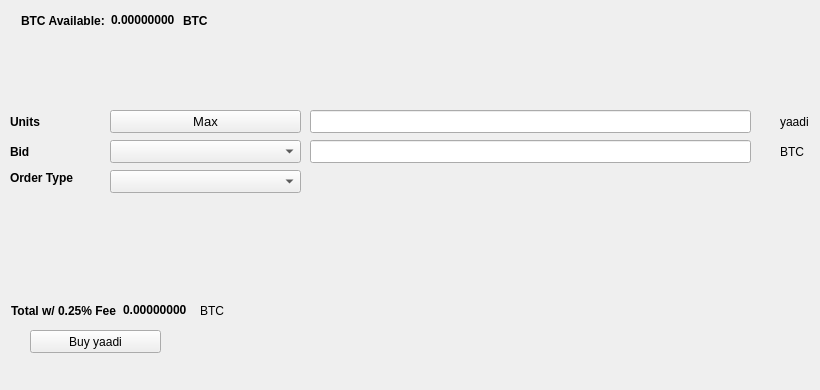
   <widget class="QWidget" name="BuyTab">
    <attribute name="title">
     <string>Buy</string>
    </attribute>
    <widget class="QPushButton" name="BuyECA">
     <property name="geometry">
      <rect>
       <x>30</x>
       <y>330</y>
       <width>131</width>
       <height>23</height>
      </rect>
     </property>
     <property name="text">
      <string>Buy yaadi</string>
     </property>
     <property name="icon">
      <iconset resource="../yaadi.qrc">
       <normaloff>:/icons/bitcoin</normaloff>:/icons/bitcoin</iconset>
     </property>
    </widget>
    <widget class="QLabel" name="label_3">
     <property name="geometry">
      <rect>
       <x>10</x>
       <y>110</y>
       <width>46</width>
       <height>23</height>
      </rect>
     </property>
     <property name="font">
      <font>
       <weight>75</weight>
       <bold>true</bold>
      </font>
     </property>
     <property name="text">
      <string>Units</string>
     </property>
    </widget>
    <widget class="QLineEdit" name="UnitsInput">
     <property name="geometry">
      <rect>
       <x>310</x>
       <y>110</y>
       <width>441</width>
       <height>23</height>
      </rect>
     </property>
     <property name="font">
      <font>
       <pointsize>9</pointsize>
       <weight>75</weight>
       <bold>true</bold>
      </font>
     </property>
    </widget>
    <widget class="QLineEdit" name="BuyBidPriceEdit">
     <property name="geometry">
      <rect>
       <x>310</x>
       <y>140</y>
       <width>441</width>
       <height>23</height>
      </rect>
     </property>
     <property name="font">
      <font>
       <pointsize>9</pointsize>
       <weight>75</weight>
       <bold>true</bold>
      </font>
     </property>
    </widget>
    <widget class="QLabel" name="label_4">
     <property name="geometry">
      <rect>
       <x>780</x>
       <y>110</y>
       <width>31</width>
       <height>23</height>
      </rect>
     </property>
     <property name="text">
      <string>yaadi</string>
     </property>
    </widget>
    <widget class="QLabel" name="label_5">
     <property name="geometry">
      <rect>
       <x>780</x>
       <y>140</y>
       <width>31</width>
       <height>23</height>
      </rect>
     </property>
     <property name="text">
      <string>BTC</string>
     </property>
    </widget>
    <widget class="QLabel" name="label_6">
     <property name="geometry">
      <rect>
       <x>10</x>
       <y>140</y>
       <width>46</width>
       <height>23</height>
      </rect>
     </property>
     <property name="font">
      <font>
       <weight>75</weight>
       <bold>true</bold>
      </font>
     </property>
     <property name="text">
      <string>Bid</string>
     </property>
    </widget>
    <widget class="QLabel" name="label_7">
     <property name="geometry">
      <rect>
       <x>10</x>
       <y>170</y>
       <width>91</width>
       <height>16</height>
      </rect>
     </property>
     <property name="font">
      <font>
       <weight>75</weight>
       <bold>true</bold>
      </font>
     </property>
     <property name="text">
      <string>Order Type</string>
     </property>
    </widget>
    <widget class="QPushButton" name="Buy_Max_Amount">
     <property name="geometry">
      <rect>
       <x>110</x>
       <y>110</y>
       <width>191</width>
       <height>23</height>
      </rect>
     </property>
     <property name="font">
      <font>
       <pointsize>10</pointsize>
      </font>
     </property>
     <property name="text">
      <string>Max</string>
     </property>
    </widget>
    <widget class="QComboBox" name="BuyBidcomboBox">
     <property name="geometry">
      <rect>
       <x>110</x>
       <y>140</y>
       <width>191</width>
       <height>23</height>
      </rect>
     </property>
     <property name="font">
      <font>
       <pointsize>10</pointsize>
      </font>
     </property>
    </widget>
    <widget class="QComboBox" name="buyOrdertypeCombo">
     <property name="geometry">
      <rect>
       <x>110</x>
       <y>170</y>
       <width>191</width>
       <height>23</height>
      </rect>
     </property>
     <property name="font">
      <font>
       <pointsize>10</pointsize>
      </font>
     </property>
    </widget>
    <widget class="QWidget" name="layoutWidget1">
     <property name="geometry">
      <rect>
       <x>21</x>
       <y>11</y>
       <width>227</width>
       <height>19</height>
      </rect>
     </property>
     <layout class="QHBoxLayout" name="horizontalLayout_3">
      <item>
       <widget class="QLabel" name="label232">
        <property name="font">
         <font>
          <weight>75</weight>
          <bold>true</bold>
         </font>
        </property>
        <property name="text">
         <string>BTC Available:</string>
        </property>
       </widget>
      </item>
      <item>
       <widget class="QLabel" name="BtcAvailableLbl">
        <property name="palette">
         <palette>
          <active>
           <colorrole role="WindowText">
            <brush brushstyle="SolidPattern">
             <color alpha="255">
              <red>0</red>
              <green>0</green>
              <blue>0</blue>
             </color>
            </brush>
           </colorrole>
           <colorrole role="Button">
            <brush brushstyle="SolidPattern">
             <color alpha="255">
              <red>0</red>
              <green>170</green>
              <blue>0</blue>
             </color>
            </brush>
           </colorrole>
           <colorrole role="Light">
            <brush brushstyle="SolidPattern">
             <color alpha="255">
              <red>0</red>
              <green>255</green>
              <blue>0</blue>
             </color>
            </brush>
           </colorrole>
           <colorrole role="Midlight">
            <brush brushstyle="SolidPattern">
             <color alpha="255">
              <red>0</red>
              <green>212</green>
              <blue>0</blue>
             </color>
            </brush>
           </colorrole>
           <colorrole role="Dark">
            <brush brushstyle="SolidPattern">
             <color alpha="255">
              <red>0</red>
              <green>85</green>
              <blue>0</blue>
             </color>
            </brush>
           </colorrole>
           <colorrole role="Mid">
            <brush brushstyle="SolidPattern">
             <color alpha="255">
              <red>0</red>
              <green>113</green>
              <blue>0</blue>
             </color>
            </brush>
           </colorrole>
           <colorrole role="Text">
            <brush brushstyle="SolidPattern">
             <color alpha="255">
              <red>0</red>
              <green>170</green>
              <blue>0</blue>
             </color>
            </brush>
           </colorrole>
           <colorrole role="BrightText">
            <brush brushstyle="SolidPattern">
             <color alpha="255">
              <red>255</red>
              <green>255</green>
              <blue>255</blue>
             </color>
            </brush>
           </colorrole>
           <colorrole role="ButtonText">
            <brush brushstyle="SolidPattern">
             <color alpha="255">
              <red>0</red>
              <green>0</green>
              <blue>0</blue>
             </color>
            </brush>
           </colorrole>
           <colorrole role="Base">
            <brush brushstyle="SolidPattern">
             <color alpha="255">
              <red>255</red>
              <green>255</green>
              <blue>255</blue>
             </color>
            </brush>
           </colorrole>
           <colorrole role="Window">
            <brush brushstyle="SolidPattern">
             <color alpha="255">
              <red>0</red>
              <green>170</green>
              <blue>0</blue>
             </color>
            </brush>
           </colorrole>
           <colorrole role="Shadow">
            <brush brushstyle="SolidPattern">
             <color alpha="255">
              <red>0</red>
              <green>0</green>
              <blue>0</blue>
             </color>
            </brush>
           </colorrole>
           <colorrole role="AlternateBase">
            <brush brushstyle="SolidPattern">
             <color alpha="255">
              <red>127</red>
              <green>212</green>
              <blue>127</blue>
             </color>
            </brush>
           </colorrole>
           <colorrole role="ToolTipBase">
            <brush brushstyle="SolidPattern">
             <color alpha="255">
              <red>255</red>
              <green>255</green>
              <blue>220</blue>
             </color>
            </brush>
           </colorrole>
           <colorrole role="ToolTipText">
            <brush brushstyle="SolidPattern">
             <color alpha="255">
              <red>0</red>
              <green>0</green>
              <blue>0</blue>
             </color>
            </brush>
           </colorrole>
          </active>
          <inactive>
           <colorrole role="WindowText">
            <brush brushstyle="SolidPattern">
             <color alpha="255">
              <red>0</red>
              <green>0</green>
              <blue>0</blue>
             </color>
            </brush>
           </colorrole>
           <colorrole role="Button">
            <brush brushstyle="SolidPattern">
             <color alpha="255">
              <red>0</red>
              <green>170</green>
              <blue>0</blue>
             </color>
            </brush>
           </colorrole>
           <colorrole role="Light">
            <brush brushstyle="SolidPattern">
             <color alpha="255">
              <red>0</red>
              <green>255</green>
              <blue>0</blue>
             </color>
            </brush>
           </colorrole>
           <colorrole role="Midlight">
            <brush brushstyle="SolidPattern">
             <color alpha="255">
              <red>0</red>
              <green>212</green>
              <blue>0</blue>
             </color>
            </brush>
           </colorrole>
           <colorrole role="Dark">
            <brush brushstyle="SolidPattern">
             <color alpha="255">
              <red>0</red>
              <green>85</green>
              <blue>0</blue>
             </color>
            </brush>
           </colorrole>
           <colorrole role="Mid">
            <brush brushstyle="SolidPattern">
             <color alpha="255">
              <red>0</red>
              <green>113</green>
              <blue>0</blue>
             </color>
            </brush>
           </colorrole>
           <colorrole role="Text">
            <brush brushstyle="SolidPattern">
             <color alpha="255">
              <red>0</red>
              <green>170</green>
              <blue>0</blue>
             </color>
            </brush>
           </colorrole>
           <colorrole role="BrightText">
            <brush brushstyle="SolidPattern">
             <color alpha="255">
              <red>255</red>
              <green>255</green>
              <blue>255</blue>
             </color>
            </brush>
           </colorrole>
           <colorrole role="ButtonText">
            <brush brushstyle="SolidPattern">
             <color alpha="255">
              <red>0</red>
              <green>0</green>
              <blue>0</blue>
             </color>
            </brush>
           </colorrole>
           <colorrole role="Base">
            <brush brushstyle="SolidPattern">
             <color alpha="255">
              <red>255</red>
              <green>255</green>
              <blue>255</blue>
             </color>
            </brush>
           </colorrole>
           <colorrole role="Window">
            <brush brushstyle="SolidPattern">
             <color alpha="255">
              <red>0</red>
              <green>170</green>
              <blue>0</blue>
             </color>
            </brush>
           </colorrole>
           <colorrole role="Shadow">
            <brush brushstyle="SolidPattern">
             <color alpha="255">
              <red>0</red>
              <green>0</green>
              <blue>0</blue>
             </color>
            </brush>
           </colorrole>
           <colorrole role="AlternateBase">
            <brush brushstyle="SolidPattern">
             <color alpha="255">
              <red>127</red>
              <green>212</green>
              <blue>127</blue>
             </color>
            </brush>
           </colorrole>
           <colorrole role="ToolTipBase">
            <brush brushstyle="SolidPattern">
             <color alpha="255">
              <red>255</red>
              <green>255</green>
              <blue>220</blue>
             </color>
            </brush>
           </colorrole>
           <colorrole role="ToolTipText">
            <brush brushstyle="SolidPattern">
             <color alpha="255">
              <red>0</red>
              <green>0</green>
              <blue>0</blue>
             </color>
            </brush>
           </colorrole>
          </inactive>
          <disabled>
           <colorrole role="WindowText">
            <brush brushstyle="SolidPattern">
             <color alpha="255">
              <red>0</red>
              <green>85</green>
              <blue>0</blue>
             </color>
            </brush>
           </colorrole>
           <colorrole role="Button">
            <brush brushstyle="SolidPattern">
             <color alpha="255">
              <red>0</red>
              <green>170</green>
              <blue>0</blue>
             </color>
            </brush>
           </colorrole>
           <colorrole role="Light">
            <brush brushstyle="SolidPattern">
             <color alpha="255">
              <red>0</red>
              <green>255</green>
              <blue>0</blue>
             </color>
            </brush>
           </colorrole>
           <colorrole role="Midlight">
            <brush brushstyle="SolidPattern">
             <color alpha="255">
              <red>0</red>
              <green>212</green>
              <blue>0</blue>
             </color>
            </brush>
           </colorrole>
           <colorrole role="Dark">
            <brush brushstyle="SolidPattern">
             <color alpha="255">
              <red>0</red>
              <green>85</green>
              <blue>0</blue>
             </color>
            </brush>
           </colorrole>
           <colorrole role="Mid">
            <brush brushstyle="SolidPattern">
             <color alpha="255">
              <red>0</red>
              <green>113</green>
              <blue>0</blue>
             </color>
            </brush>
           </colorrole>
           <colorrole role="Text">
            <brush brushstyle="SolidPattern">
             <color alpha="255">
              <red>0</red>
              <green>85</green>
              <blue>0</blue>
             </color>
            </brush>
           </colorrole>
           <colorrole role="BrightText">
            <brush brushstyle="SolidPattern">
             <color alpha="255">
              <red>255</red>
              <green>255</green>
              <blue>255</blue>
             </color>
            </brush>
           </colorrole>
           <colorrole role="ButtonText">
            <brush brushstyle="SolidPattern">
             <color alpha="255">
              <red>0</red>
              <green>85</green>
              <blue>0</blue>
             </color>
            </brush>
           </colorrole>
           <colorrole role="Base">
            <brush brushstyle="SolidPattern">
             <color alpha="255">
              <red>0</red>
              <green>170</green>
              <blue>0</blue>
             </color>
            </brush>
           </colorrole>
           <colorrole role="Window">
            <brush brushstyle="SolidPattern">
             <color alpha="255">
              <red>0</red>
              <green>170</green>
              <blue>0</blue>
             </color>
            </brush>
           </colorrole>
           <colorrole role="Shadow">
            <brush brushstyle="SolidPattern">
             <color alpha="255">
              <red>0</red>
              <green>0</green>
              <blue>0</blue>
             </color>
            </brush>
           </colorrole>
           <colorrole role="AlternateBase">
            <brush brushstyle="SolidPattern">
             <color alpha="255">
              <red>0</red>
              <green>170</green>
              <blue>0</blue>
             </color>
            </brush>
           </colorrole>
           <colorrole role="ToolTipBase">
            <brush brushstyle="SolidPattern">
             <color alpha="255">
              <red>255</red>
              <green>255</green>
              <blue>220</blue>
             </color>
            </brush>
           </colorrole>
           <colorrole role="ToolTipText">
            <brush brushstyle="SolidPattern">
             <color alpha="255">
              <red>0</red>
              <green>0</green>
              <blue>0</blue>
             </color>
            </brush>
           </colorrole>
          </disabled>
         </palette>
        </property>
        <property name="font">
         <font>
          <weight>75</weight>
          <bold>true</bold>
         </font>
        </property>
        <property name="text">
         <string>0.00000000</string>
        </property>
        <property name="textInteractionFlags">
         <set>Qt::LinksAccessibleByMouse|Qt::TextSelectableByKeyboard|Qt::TextSelectableByMouse</set>
        </property>
       </widget>
      </item>
      <item>
       <widget class="QLabel" name="BtcAvailableLbl_2">
        <property name="font">
         <font>
          <weight>75</weight>
          <bold>true</bold>
         </font>
        </property>
        <property name="text">
         <string>BTC</string>
        </property>
       </widget>
      </item>
     </layout>
    </widget>
    <widget class="QWidget" name="layoutWidge2">
     <property name="geometry">
      <rect>
       <x>11</x>
       <y>301</y>
       <width>259</width>
       <height>19</height>
      </rect>
     </property>
     <layout class="QHBoxLayout" name="horizontalLayout_4">
      <item>
       <widget class="QLabel" name="label_9">
        <property name="font">
         <font>
          <weight>75</weight>
          <bold>true</bold>
         </font>
        </property>
        <property name="text">
         <string>Total w/ 0.25% Fee</string>
        </property>
       </widget>
      </item>
      <item>
       <widget class="QLabel" name="BuyCostLabel">
        <property name="palette">
         <palette>
          <active>
           <colorrole role="WindowText">
            <brush brushstyle="SolidPattern">
             <color alpha="255">
              <red>0</red>
              <green>0</green>
              <blue>0</blue>
             </color>
            </brush>
           </colorrole>
           <colorrole role="Button">
            <brush brushstyle="SolidPattern">
             <color alpha="255">
              <red>0</red>
              <green>170</green>
              <blue>0</blue>
             </color>
            </brush>
           </colorrole>
           <colorrole role="Light">
            <brush brushstyle="SolidPattern">
             <color alpha="255">
              <red>0</red>
              <green>255</green>
              <blue>0</blue>
             </color>
            </brush>
           </colorrole>
           <colorrole role="Midlight">
            <brush brushstyle="SolidPattern">
             <color alpha="255">
              <red>0</red>
              <green>212</green>
              <blue>0</blue>
             </color>
            </brush>
           </colorrole>
           <colorrole role="Dark">
            <brush brushstyle="SolidPattern">
             <color alpha="255">
              <red>0</red>
              <green>85</green>
              <blue>0</blue>
             </color>
            </brush>
           </colorrole>
           <colorrole role="Mid">
            <brush brushstyle="SolidPattern">
             <color alpha="255">
              <red>0</red>
              <green>113</green>
              <blue>0</blue>
             </color>
            </brush>
           </colorrole>
           <colorrole role="Text">
            <brush brushstyle="SolidPattern">
             <color alpha="255">
              <red>0</red>
              <green>170</green>
              <blue>0</blue>
             </color>
            </brush>
           </colorrole>
           <colorrole role="BrightText">
            <brush brushstyle="SolidPattern">
             <color alpha="255">
              <red>255</red>
              <green>255</green>
              <blue>255</blue>
             </color>
            </brush>
           </colorrole>
           <colorrole role="ButtonText">
            <brush brushstyle="SolidPattern">
             <color alpha="255">
              <red>0</red>
              <green>0</green>
              <blue>0</blue>
             </color>
            </brush>
           </colorrole>
           <colorrole role="Base">
            <brush brushstyle="SolidPattern">
             <color alpha="255">
              <red>255</red>
              <green>255</green>
              <blue>255</blue>
             </color>
            </brush>
           </colorrole>
           <colorrole role="Window">
            <brush brushstyle="SolidPattern">
             <color alpha="255">
              <red>0</red>
              <green>170</green>
              <blue>0</blue>
             </color>
            </brush>
           </colorrole>
           <colorrole role="Shadow">
            <brush brushstyle="SolidPattern">
             <color alpha="255">
              <red>0</red>
              <green>0</green>
              <blue>0</blue>
             </color>
            </brush>
           </colorrole>
           <colorrole role="AlternateBase">
            <brush brushstyle="SolidPattern">
             <color alpha="255">
              <red>127</red>
              <green>212</green>
              <blue>127</blue>
             </color>
            </brush>
           </colorrole>
           <colorrole role="ToolTipBase">
            <brush brushstyle="SolidPattern">
             <color alpha="255">
              <red>255</red>
              <green>255</green>
              <blue>220</blue>
             </color>
            </brush>
           </colorrole>
           <colorrole role="ToolTipText">
            <brush brushstyle="SolidPattern">
             <color alpha="255">
              <red>0</red>
              <green>0</green>
              <blue>0</blue>
             </color>
            </brush>
           </colorrole>
          </active>
          <inactive>
           <colorrole role="WindowText">
            <brush brushstyle="SolidPattern">
             <color alpha="255">
              <red>0</red>
              <green>0</green>
              <blue>0</blue>
             </color>
            </brush>
           </colorrole>
           <colorrole role="Button">
            <brush brushstyle="SolidPattern">
             <color alpha="255">
              <red>0</red>
              <green>170</green>
              <blue>0</blue>
             </color>
            </brush>
           </colorrole>
           <colorrole role="Light">
            <brush brushstyle="SolidPattern">
             <color alpha="255">
              <red>0</red>
              <green>255</green>
              <blue>0</blue>
             </color>
            </brush>
           </colorrole>
           <colorrole role="Midlight">
            <brush brushstyle="SolidPattern">
             <color alpha="255">
              <red>0</red>
              <green>212</green>
              <blue>0</blue>
             </color>
            </brush>
           </colorrole>
           <colorrole role="Dark">
            <brush brushstyle="SolidPattern">
             <color alpha="255">
              <red>0</red>
              <green>85</green>
              <blue>0</blue>
             </color>
            </brush>
           </colorrole>
           <colorrole role="Mid">
            <brush brushstyle="SolidPattern">
             <color alpha="255">
              <red>0</red>
              <green>113</green>
              <blue>0</blue>
             </color>
            </brush>
           </colorrole>
           <colorrole role="Text">
            <brush brushstyle="SolidPattern">
             <color alpha="255">
              <red>0</red>
              <green>170</green>
              <blue>0</blue>
             </color>
            </brush>
           </colorrole>
           <colorrole role="BrightText">
            <brush brushstyle="SolidPattern">
             <color alpha="255">
              <red>255</red>
              <green>255</green>
              <blue>255</blue>
             </color>
            </brush>
           </colorrole>
           <colorrole role="ButtonText">
            <brush brushstyle="SolidPattern">
             <color alpha="255">
              <red>0</red>
              <green>0</green>
              <blue>0</blue>
             </color>
            </brush>
           </colorrole>
           <colorrole role="Base">
            <brush brushstyle="SolidPattern">
             <color alpha="255">
              <red>255</red>
              <green>255</green>
              <blue>255</blue>
             </color>
            </brush>
           </colorrole>
           <colorrole role="Window">
            <brush brushstyle="SolidPattern">
             <color alpha="255">
              <red>0</red>
              <green>170</green>
              <blue>0</blue>
             </color>
            </brush>
           </colorrole>
           <colorrole role="Shadow">
            <brush brushstyle="SolidPattern">
             <color alpha="255">
              <red>0</red>
              <green>0</green>
              <blue>0</blue>
             </color>
            </brush>
           </colorrole>
           <colorrole role="AlternateBase">
            <brush brushstyle="SolidPattern">
             <color alpha="255">
              <red>127</red>
              <green>212</green>
              <blue>127</blue>
             </color>
            </brush>
           </colorrole>
           <colorrole role="ToolTipBase">
            <brush brushstyle="SolidPattern">
             <color alpha="255">
              <red>255</red>
              <green>255</green>
              <blue>220</blue>
             </color>
            </brush>
           </colorrole>
           <colorrole role="ToolTipText">
            <brush brushstyle="SolidPattern">
             <color alpha="255">
              <red>0</red>
              <green>0</green>
              <blue>0</blue>
             </color>
            </brush>
           </colorrole>
          </inactive>
          <disabled>
           <colorrole role="WindowText">
            <brush brushstyle="SolidPattern">
             <color alpha="255">
              <red>0</red>
              <green>85</green>
              <blue>0</blue>
             </color>
            </brush>
           </colorrole>
           <colorrole role="Button">
            <brush brushstyle="SolidPattern">
             <color alpha="255">
              <red>0</red>
              <green>170</green>
              <blue>0</blue>
             </color>
            </brush>
           </colorrole>
           <colorrole role="Light">
            <brush brushstyle="SolidPattern">
             <color alpha="255">
              <red>0</red>
              <green>255</green>
              <blue>0</blue>
             </color>
            </brush>
           </colorrole>
           <colorrole role="Midlight">
            <brush brushstyle="SolidPattern">
             <color alpha="255">
              <red>0</red>
              <green>212</green>
              <blue>0</blue>
             </color>
            </brush>
           </colorrole>
           <colorrole role="Dark">
            <brush brushstyle="SolidPattern">
             <color alpha="255">
              <red>0</red>
              <green>85</green>
              <blue>0</blue>
             </color>
            </brush>
           </colorrole>
           <colorrole role="Mid">
            <brush brushstyle="SolidPattern">
             <color alpha="255">
              <red>0</red>
              <green>113</green>
              <blue>0</blue>
             </color>
            </brush>
           </colorrole>
           <colorrole role="Text">
            <brush brushstyle="SolidPattern">
             <color alpha="255">
              <red>0</red>
              <green>85</green>
              <blue>0</blue>
             </color>
            </brush>
           </colorrole>
           <colorrole role="BrightText">
            <brush brushstyle="SolidPattern">
             <color alpha="255">
              <red>255</red>
              <green>255</green>
              <blue>255</blue>
             </color>
            </brush>
           </colorrole>
           <colorrole role="ButtonText">
            <brush brushstyle="SolidPattern">
             <color alpha="255">
              <red>0</red>
              <green>85</green>
              <blue>0</blue>
             </color>
            </brush>
           </colorrole>
           <colorrole role="Base">
            <brush brushstyle="SolidPattern">
             <color alpha="255">
              <red>0</red>
              <green>170</green>
              <blue>0</blue>
             </color>
            </brush>
           </colorrole>
           <colorrole role="Window">
            <brush brushstyle="SolidPattern">
             <color alpha="255">
              <red>0</red>
              <green>170</green>
              <blue>0</blue>
             </color>
            </brush>
           </colorrole>
           <colorrole role="Shadow">
            <brush brushstyle="SolidPattern">
             <color alpha="255">
              <red>0</red>
              <green>0</green>
              <blue>0</blue>
             </color>
            </brush>
           </colorrole>
           <colorrole role="AlternateBase">
            <brush brushstyle="SolidPattern">
             <color alpha="255">
              <red>0</red>
              <green>170</green>
              <blue>0</blue>
             </color>
            </brush>
           </colorrole>
           <colorrole role="ToolTipBase">
            <brush brushstyle="SolidPattern">
             <color alpha="255">
              <red>255</red>
              <green>255</green>
              <blue>220</blue>
             </color>
            </brush>
           </colorrole>
           <colorrole role="ToolTipText">
            <brush brushstyle="SolidPattern">
             <color alpha="255">
              <red>0</red>
              <green>0</green>
              <blue>0</blue>
             </color>
            </brush>
           </colorrole>
          </disabled>
         </palette>
        </property>
        <property name="font">
         <font>
          <weight>75</weight>
          <bold>true</bold>
         </font>
        </property>
        <property name="autoFillBackground">
         <bool>false</bool>
        </property>
        <property name="text">
         <string>0.00000000</string>
        </property>
        <property name="textInteractionFlags">
         <set>Qt::LinksAccessibleByMouse|Qt::TextSelectableByMouse</set>
        </property>
       </widget>
      </item>
      <item>
       <widget class="QLabel" name="label_10">
        <property name="font">
         <font>
          <weight>50</weight>
          <bold>false</bold>
         </font>
        </property>
        <property name="text">
         <string>BTC</string>
        </property>
       </widget>
      </item>
     </layout>
    </widget>
    <widget class="QLabel" name="label_24">
     <property name="geometry">
      <rect>
       <x>460</x>
       <y>300</y>
       <width>281</width>
       <height>81</height>
      </rect>
     </property>
     <property name="text">
      <string/>
     </property>
     <property name="pixmap">
      <pixmap>:/images/bittrex</pixmap>
     </property>
    </widget>
   </widget>
